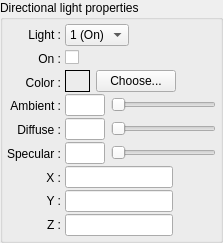
              <widget class="QGroupBox" name="groupBox8_2" >
               <property name="enabled" >
                <bool>true</bool>
               </property>
               <property name="title" >
                <string>Directional light properties</string>
               </property>
               <layout class="QGridLayout" >
                <property name="margin" >
                 <number>4</number>
                </property>
                <property name="spacing" >
                 <number>4</number>
                </property>
                <item row="0" column="1" >
                 <layout class="QVBoxLayout" >
                  <property name="margin" >
                   <number>0</number>
                  </property>
                  <property name="spacing" >
                   <number>2</number>
                  </property>
                  <item>
                   <layout class="QHBoxLayout" >
                    <property name="margin" >
                     <number>0</number>
                    </property>
                    <property name="spacing" >
                     <number>6</number>
                    </property>
                    <item>
                     <widget class="QComboBox" name="light_combobox" >
                      <item>
                       <property name="text" >
                        <string>1 (On)</string>
                       </property>
                      </item>
                      <item>
                       <property name="text" >
                        <string>2 (On)</string>
                       </property>
                      </item>
                      <item>
                       <property name="text" >
                        <string>3 (Off)</string>
                       </property>
                      </item>
                     </widget>
                    </item>
                    <item>
                     <spacer>
                      <property name="orientation" >
                       <enum>Qt::Horizontal</enum>
                      </property>
                      <property name="sizeType" >
                       <enum>QSizePolicy::Expanding</enum>
                      </property>
                      <property name="sizeHint" >
                       <size>
                        <width>60</width>
                        <height>20</height>
                       </size>
                      </property>
                     </spacer>
                    </item>
                   </layout>
                  </item>
                  <item>
                   <layout class="QHBoxLayout" >
                    <property name="margin" >
                     <number>0</number>
                    </property>
                    <property name="spacing" >
                     <number>6</number>
                    </property>
                    <item>
                     <widget class="QCheckBox" name="light_checkbox" >
                      <property name="text" >
                       <string/>
                      </property>
                     </widget>
                    </item>
                    <item>
                     <spacer>
                      <property name="orientation" >
                       <enum>Qt::Horizontal</enum>
                      </property>
                      <property name="sizeType" >
                       <enum>QSizePolicy::Expanding</enum>
                      </property>
                      <property name="sizeHint" >
                       <size>
                        <width>40</width>
                        <height>20</height>
                       </size>
                      </property>
                     </spacer>
                    </item>
                   </layout>
                  </item>
                  <item>
                   <layout class="QHBoxLayout" >
                    <property name="margin" >
                     <number>0</number>
                    </property>
                    <property name="spacing" >
                     <number>6</number>
                    </property>
                    <item>
                     <layout class="QHBoxLayout" >
                      <property name="margin" >
                       <number>0</number>
                      </property>
                      <property name="spacing" >
                       <number>6</number>
                      </property>
                      <item>
                       <widget class="QFrame" name="light_color_frame" >
                        <property name="minimumSize" >
                         <size>
                          <width>25</width>
                          <height>0</height>
                         </size>
                        </property>
                        <property name="frameShape" >
                         <enum>QFrame::Box</enum>
                        </property>
                        <property name="frameShadow" >
                         <enum>QFrame::Plain</enum>
                        </property>
                       </widget>
                      </item>
                      <item>
                       <widget class="QPushButton" name="light_color_btn" >
                        <property name="text" >
                         <string>Choose...</string>
                        </property>
                        <property name="autoDefault" >
                         <bool>false</bool>
                        </property>
                       </widget>
                      </item>
                     </layout>
                    </item>
                    <item>
                     <spacer>
                      <property name="orientation" >
                       <enum>Qt::Horizontal</enum>
                      </property>
                      <property name="sizeType" >
                       <enum>QSizePolicy::Expanding</enum>
                      </property>
                      <property name="sizeHint" >
                       <size>
                        <width>40</width>
                        <height>20</height>
                       </size>
                      </property>
                     </spacer>
                    </item>
                   </layout>
                  </item>
                  <item>
                   <layout class="QHBoxLayout" >
                    <property name="margin" >
                     <number>0</number>
                    </property>
                    <property name="spacing" >
                     <number>6</number>
                    </property>
                    <item>
                     <widget class="QLineEdit" name="light_ambient_linedit" >
                      <property name="maximumSize" >
                       <size>
                        <width>40</width>
                        <height>32767</height>
                       </size>
                      </property>
                      <property name="readOnly" >
                       <bool>true</bool>
                      </property>
                     </widget>
                    </item>
                    <item>
                     <widget class="QSlider" name="light_ambient_slider" >
                      <property name="maximum" >
                       <number>100</number>
                      </property>
                      <property name="orientation" >
                       <enum>Qt::Horizontal</enum>
                      </property>
                      <property name="tickInterval" >
                       <number>10</number>
                      </property>
                     </widget>
                    </item>
                   </layout>
                  </item>
                  <item>
                   <layout class="QHBoxLayout" >
                    <property name="margin" >
                     <number>0</number>
                    </property>
                    <property name="spacing" >
                     <number>6</number>
                    </property>
                    <item>
                     <widget class="QLineEdit" name="light_diffuse_linedit" >
                      <property name="maximumSize" >
                       <size>
                        <width>40</width>
                        <height>32767</height>
                       </size>
                      </property>
                      <property name="readOnly" >
                       <bool>true</bool>
                      </property>
                     </widget>
                    </item>
                    <item>
                     <widget class="QSlider" name="light_diffuse_slider" >
                      <property name="maximum" >
                       <number>100</number>
                      </property>
                      <property name="orientation" >
                       <enum>Qt::Horizontal</enum>
                      </property>
                      <property name="tickInterval" >
                       <number>10</number>
                      </property>
                     </widget>
                    </item>
                   </layout>
                  </item>
                  <item>
                   <layout class="QHBoxLayout" >
                    <property name="margin" >
                     <number>0</number>
                    </property>
                    <property name="spacing" >
                     <number>6</number>
                    </property>
                    <item>
                     <widget class="QLineEdit" name="light_specularity_linedit" >
                      <property name="maximumSize" >
                       <size>
                        <width>40</width>
                        <height>32767</height>
                       </size>
                      </property>
                      <property name="readOnly" >
                       <bool>true</bool>
                      </property>
                     </widget>
                    </item>
                    <item>
                     <widget class="QSlider" name="light_specularity_slider" >
                      <property name="maximum" >
                       <number>100</number>
                      </property>
                      <property name="orientation" >
                       <enum>Qt::Horizontal</enum>
                      </property>
                      <property name="tickInterval" >
                       <number>10</number>
                      </property>
                     </widget>
                    </item>
                   </layout>
                  </item>
                  <item>
                   <layout class="QHBoxLayout" >
                    <property name="margin" >
                     <number>0</number>
                    </property>
                    <property name="spacing" >
                     <number>6</number>
                    </property>
                    <item>
                     <widget class="QLineEdit" name="light_x_linedit" />
                    </item>
                    <item>
                     <spacer>
                      <property name="orientation" >
                       <enum>Qt::Horizontal</enum>
                      </property>
                      <property name="sizeType" >
                       <enum>QSizePolicy::Expanding</enum>
                      </property>
                      <property name="sizeHint" >
                       <size>
                        <width>40</width>
                        <height>20</height>
                       </size>
                      </property>
                     </spacer>
                    </item>
                   </layout>
                  </item>
                  <item>
                   <layout class="QHBoxLayout" >
                    <property name="margin" >
                     <number>0</number>
                    </property>
                    <property name="spacing" >
                     <number>6</number>
                    </property>
                    <item>
                     <widget class="QLineEdit" name="light_y_linedit" />
                    </item>
                    <item>
                     <spacer>
                      <property name="orientation" >
                       <enum>Qt::Horizontal</enum>
                      </property>
                      <property name="sizeType" >
                       <enum>QSizePolicy::Expanding</enum>
                      </property>
                      <property name="sizeHint" >
                       <size>
                        <width>40</width>
                        <height>20</height>
                       </size>
                      </property>
                     </spacer>
                    </item>
                   </layout>
                  </item>
                  <item>
                   <layout class="QHBoxLayout" >
                    <property name="margin" >
                     <number>0</number>
                    </property>
                    <property name="spacing" >
                     <number>6</number>
                    </property>
                    <item>
                     <widget class="QLineEdit" name="light_z_linedit" >
                      <property name="maxLength" >
                       <number>32767</number>
                      </property>
                     </widget>
                    </item>
                    <item>
                     <spacer>
                      <property name="orientation" >
                       <enum>Qt::Horizontal</enum>
                      </property>
                      <property name="sizeType" >
                       <enum>QSizePolicy::Expanding</enum>
                      </property>
                      <property name="sizeHint" >
                       <size>
                        <width>40</width>
                        <height>20</height>
                       </size>
                      </property>
                     </spacer>
                    </item>
                   </layout>
                  </item>
                 </layout>
                </item>
                <item row="0" column="0" >
                 <layout class="QVBoxLayout" >
                  <property name="margin" >
                   <number>0</number>
                  </property>
                  <property name="spacing" >
                   <number>2</number>
                  </property>
                  <item>
                   <widget class="QLabel" name="light_label" >
                    <property name="text" >
                     <string>Light :</string>
                    </property>
                    <property name="alignment" >
                     <set>Qt::AlignRight|Qt::AlignTrailing|Qt::AlignVCenter</set>
                    </property>
                   </widget>
                  </item>
                  <item>
                   <widget class="QLabel" name="on_label" >
                    <property name="text" >
                     <string>On :</string>
                    </property>
                    <property name="alignment" >
                     <set>Qt::AlignRight|Qt::AlignTrailing|Qt::AlignVCenter</set>
                    </property>
                   </widget>
                  </item>
                  <item>
                   <widget class="QLabel" name="color_label" >
                    <property name="text" >
                     <string>Color :</string>
                    </property>
                    <property name="alignment" >
                     <set>Qt::AlignRight|Qt::AlignTrailing|Qt::AlignVCenter</set>
                    </property>
                   </widget>
                  </item>
                  <item>
                   <widget class="QLabel" name="ambient_label" >
                    <property name="text" >
                     <string>Ambient :</string>
                    </property>
                    <property name="alignment" >
                     <set>Qt::AlignRight|Qt::AlignTrailing|Qt::AlignVCenter</set>
                    </property>
                   </widget>
                  </item>
                  <item>
                   <widget class="QLabel" name="diffuse_label" >
                    <property name="text" >
                     <string>Diffuse :</string>
                    </property>
                    <property name="alignment" >
                     <set>Qt::AlignRight|Qt::AlignTrailing|Qt::AlignVCenter</set>
                    </property>
                   </widget>
                  </item>
                  <item>
                   <widget class="QLabel" name="specularity_label" >
                    <property name="text" >
                     <string>Specular :</string>
                    </property>
                    <property name="alignment" >
                     <set>Qt::AlignRight|Qt::AlignTrailing|Qt::AlignVCenter</set>
                    </property>
                   </widget>
                  </item>
                  <item>
                   <widget class="QLabel" name="x_label" >
                    <property name="text" >
                     <string>X :</string>
                    </property>
                    <property name="alignment" >
                     <set>Qt::AlignRight|Qt::AlignTrailing|Qt::AlignVCenter</set>
                    </property>
                   </widget>
                  </item>
                  <item>
                   <widget class="QLabel" name="y_label" >
                    <property name="text" >
                     <string>Y :</string>
                    </property>
                    <property name="alignment" >
                     <set>Qt::AlignRight|Qt::AlignTrailing|Qt::AlignVCenter</set>
                    </property>
                   </widget>
                  </item>
                  <item>
                   <widget class="QLabel" name="z_label" >
                    <property name="text" >
                     <string>Z :</string>
                    </property>
                    <property name="alignment" >
                     <set>Qt::AlignRight|Qt::AlignTrailing|Qt::AlignVCenter</set>
                    </property>
                   </widget>
                  </item>
                 </layout>
                </item>
               </layout>
              </widget>
